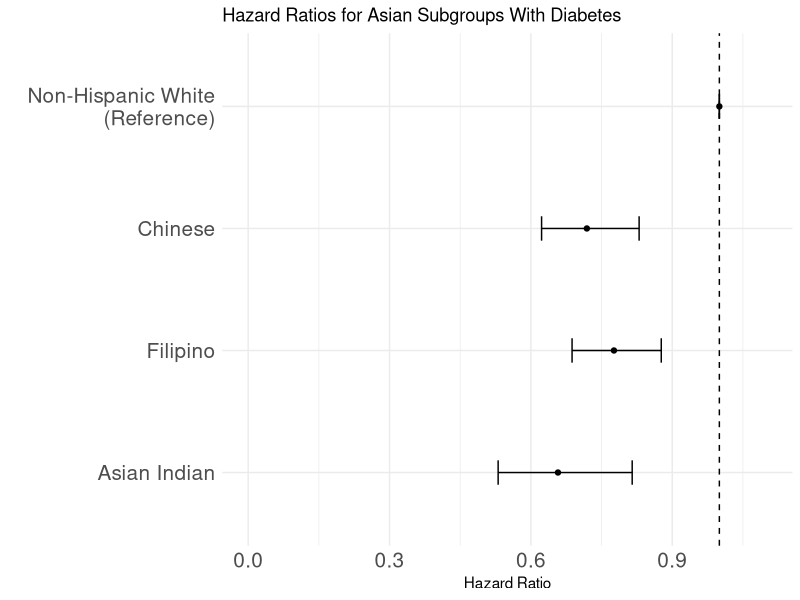
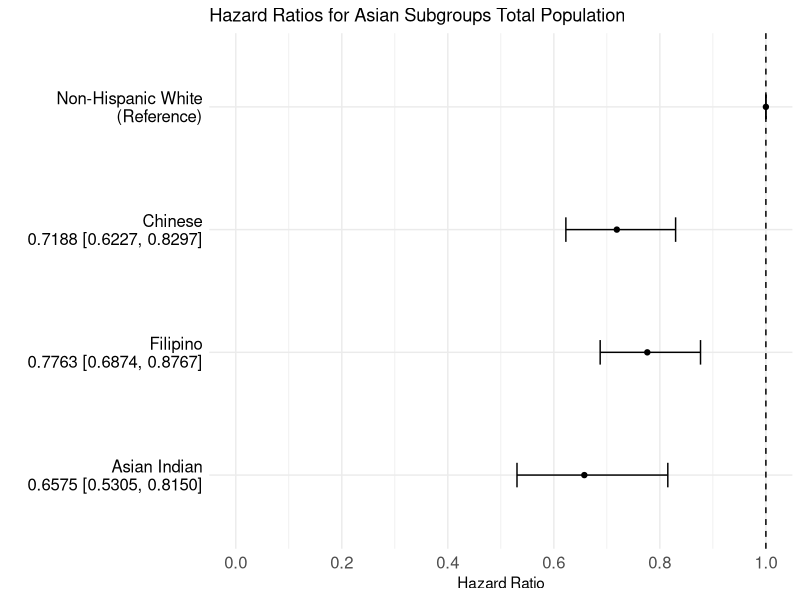
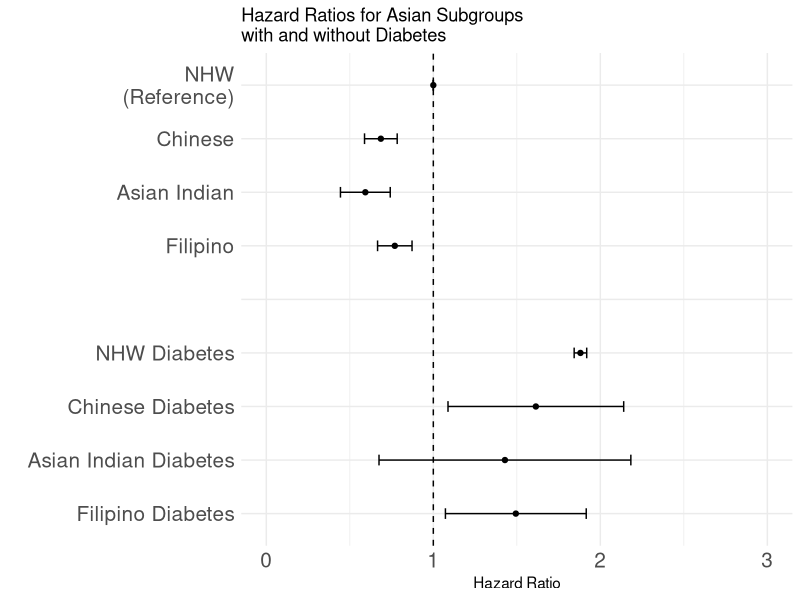
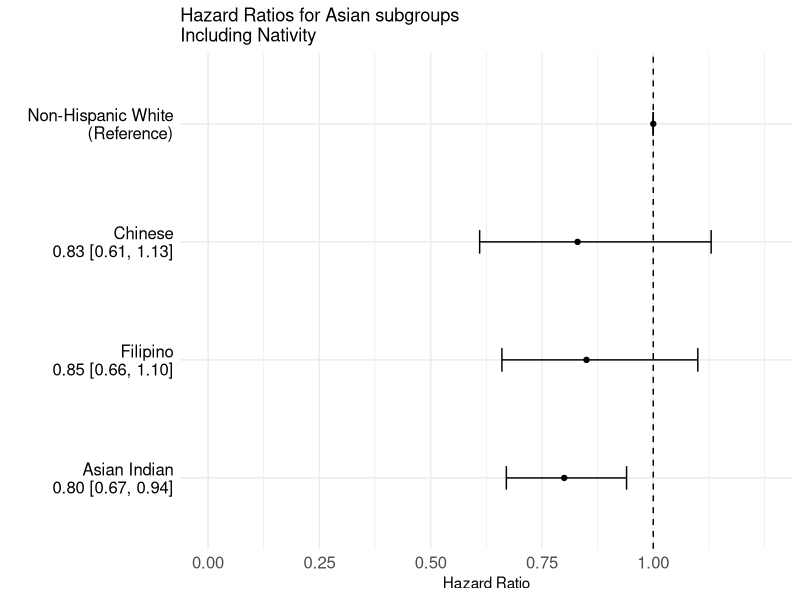
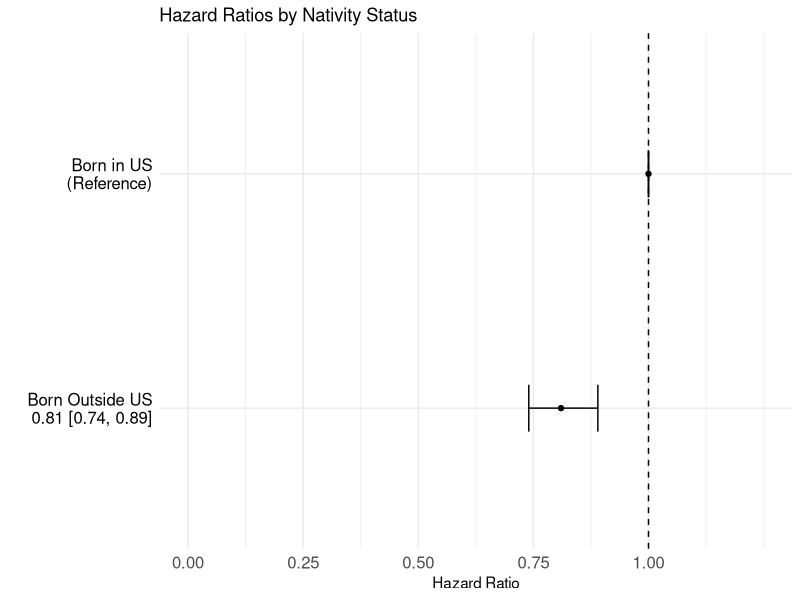
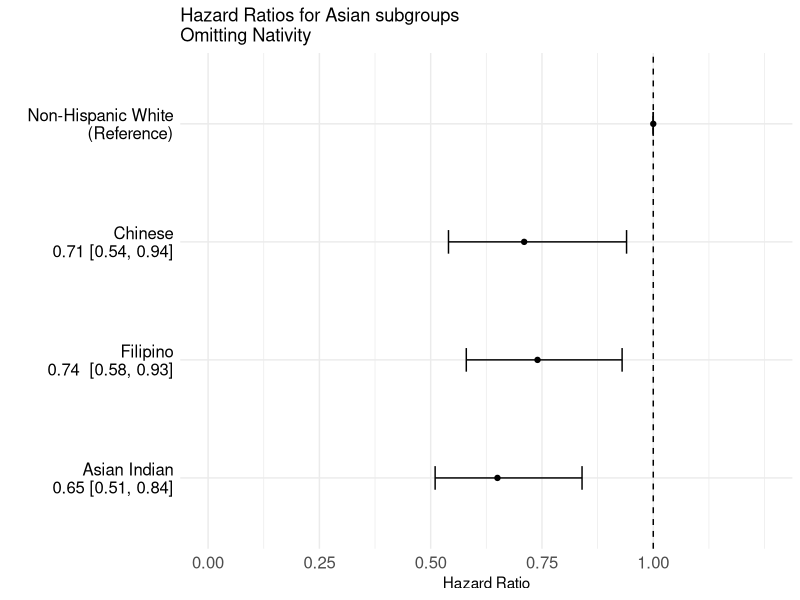
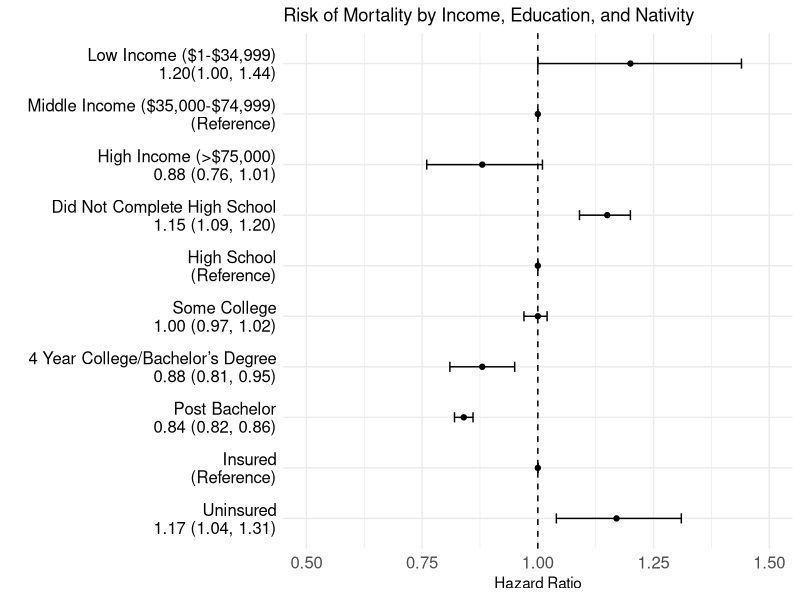

Recreate these plots in R, in order.
## ---- chunk 1
knitr::opts_chunk$set(echo = TRUE)
## ---- chunk 2
library(tidyverse)


## ---- chunk 3

data_forest<-data.frame(
  Variable=c("Non-Hispanic White\n(Reference)", "Chinese", "Filipino", "Asian Indian"),
  Point_Estimate=c(1, 0.7188, 0.7763, 0.6575),
  Lower_Bound=c(1, 0.6227, 0.6874, 0.5305),
  Upper_Bound=c(1,0.8297, 0.8767, 0.8150)
)%>%
  mutate(Variable=factor(Variable, c("Asian Indian", "Filipino", "Chinese","Non-Hispanic White\n(Reference)")))


forest_plot_manual<-data_forest%>%
  ggplot(aes(y=Variable, x=Point_Estimate, xmin=Lower_Bound, xmax=Upper_Bound))+
  geom_point()+
  geom_errorbarh(height=0.2)+
  labs(x="Hazard Ratio", y="", title="Hazard Ratios for Asian Subgroups With Diabetes")+
  #scale_x_log10()+#do I need to make log scale?
  xlim(0,1.1)+
  geom_vline(xintercept=1, lty=2)+
  theme_minimal()+
  theme(axis.text=element_text(size=15))


forest_plot_manual






## ---- chunk 4

data_forest<-data.frame(
  Variable=c("Non-Hispanic White\n(Reference)", "Chinese\n0.7188 [0.6227, 0.8297]", "Filipino\n0.7763 [0.6874, 0.8767]", "Asian Indian\n0.6575 [0.5305, 0.8150]"),
  Point_Estimate=c(1, 0.7188, 0.7763, 0.6575),
  Lower_Bound=c(1, 0.6227, 0.6874, 0.5305),
  Upper_Bound=c(1,0.8297, 0.8767, 0.8150)
)%>%
  mutate(Variable=factor(Variable, c("Asian Indian\n0.6575 [0.5305, 0.8150]", "Filipino\n0.7763 [0.6874, 0.8767]", "Chinese\n0.7188 [0.6227, 0.8297]","Non-Hispanic White\n(Reference)")))


forest_plot_manual<-data_forest%>%
  ggplot(aes(y=Variable, x=Point_Estimate, xmin=Lower_Bound, xmax=Upper_Bound))+
  geom_point()+
  geom_errorbarh(height=0.2)+
  labs(x="Hazard Ratio", y="", title="Hazard Ratios for Asian Subgroups Total Population")+
  #scale_x_log10()+#do I need to make log scale?
  geom_vline(xintercept=1, lty=2)+
  theme_minimal()+
  theme(axis.text=element_text(size=12), axis.text.y=element_text(colour="black"))+
  scale_x_continuous(breaks=seq(0,1,by=0.2), limits=c(0,1))



forest_plot_manual

## ---- chunk 5


data_forest<-data.frame(
  Variable=c("NHW\n (Reference)", "Chinese", "Asian Indian", "Filipino", " ", "NHW Diabetes", "Chinese Diabetes", "Asian Indian Diabetes", "Filipino Diabetes"),
  Point_Estimate=c(1, 0.685862300, 0.592975260, 0.769339826, NA, 1.88086861, 1.6138903, 1.428759235, 1.494021085 ),
  Lower_Bound=c(1, 0.5880577655, 0.443903636,0.6661559135,NA , 1.843315293, 1.087904802, 0.6747849094, 1.072450859),
  Upper_Bound=c(1,0.783666834, 0.7420468847,0.8725237396, NA, 1.918421939 , 2.13987579, 2.182733561, 1.915591312)
)%>%
  mutate(Variable=factor(Variable, c("Filipino Diabetes", "Asian Indian Diabetes","Chinese Diabetes","NHW Diabetes",  " ",  "Filipino", "Asian Indian", "Chinese","NHW\n (Reference)")))


forest_plot_manual<-data_forest%>%
  ggplot(aes(y=Variable, x=Point_Estimate, xmin=Lower_Bound, xmax=Upper_Bound))+
  geom_point()+
  geom_errorbarh(height=0.2)+
  labs(x="Hazard Ratio", y="", title="Hazard Ratios for Asian Subgroups\nwith and without Diabetes")+
  #scale_x_log10()+#do I need to make log scale?
  xlim(0,3)+
  geom_vline(xintercept=1, lty=2)+
  theme_minimal()+
  theme(axis.text=element_text(size=15))


forest_plot_manual

## ---- chunk 6

data_forest<-data.frame(
  Variable=c("Non-Hispanic White\n(Reference)", "Chinese\n0.83 [0.61, 1.13]", "Filipino\n0.85 [0.66, 1.10]", "Asian Indian\n0.80 [0.67, 0.94]"),
  Point_Estimate=c(1, 0.83, 0.85, 0.80),
  Lower_Bound=c(1, 0.61, 0.66, 0.67),
  Upper_Bound=c(1,1.13, 1.10, 0.94)
)%>%
  mutate(Variable=factor(Variable, c("Asian Indian\n0.80 [0.67, 0.94]", "Filipino\n0.85 [0.66, 1.10]", "Chinese\n0.83 [0.61, 1.13]","Non-Hispanic White\n(Reference)")))


forest_plot_manual<-data_forest%>%
  ggplot(aes(y=Variable, x=Point_Estimate, xmin=Lower_Bound, xmax=Upper_Bound))+
  geom_point()+
  geom_errorbarh(height=0.2)+
  labs(x="Hazard Ratio", y="", title="Hazard Ratios for Asian subgroups\nIncluding Nativity")+
  #scale_x_log10()+#do I need to make log scale?
  geom_vline(xintercept=1, lty=2)+
  theme_minimal()+
  theme(axis.text=element_text(size=12), axis.text.y=element_text(colour="black"))+
  scale_x_continuous(breaks=seq(0,1,by=0.25), limits=c(0,1.25))



forest_plot_manual

## ---- chunk 7
data_forest<-data.frame(
  Variable=c("Born in US\n(Reference)", "Born Outside US\n0.81 [0.74, 0.89]"),
  Point_Estimate=c(1, 0.81),
  Lower_Bound=c(1, 0.74),
  Upper_Bound=c(1,0.89)
)%>%
  mutate(Variable=factor(Variable, c("Born Outside US\n0.81 [0.74, 0.89]", "Born in US\n(Reference)")))


forest_plot_manual<-data_forest%>%
  ggplot(aes(y=Variable, x=Point_Estimate, xmin=Lower_Bound, xmax=Upper_Bound))+
  geom_point()+
  geom_errorbarh(height=0.2)+
  labs(x="Hazard Ratio", y="", title="Hazard Ratios by Nativity Status")+
  #scale_x_log10()+#do I need to make log scale?
  geom_vline(xintercept=1, lty=2)+
  theme_minimal()+
  theme(axis.text=element_text(size=12), axis.text.y=element_text(colour="black"))+
  scale_x_continuous(breaks=seq(0,1,by=0.25), limits=c(0,1.25))



forest_plot_manual

## ---- chunk 8

data_forest<-data.frame(
  Variable=c("Non-Hispanic White\n(Reference)", "Chinese\n0.71 [0.54, 0.94]", "Filipino\n0.74  [0.58, 0.93]", "Asian Indian\n0.65 [0.51, 0.84]"),
  Point_Estimate=c(1, 0.71, 0.74, 0.65),
  Lower_Bound=c(1, 0.54, 0.58, 0.51),
  Upper_Bound=c(1,0.94, 0.93, 0.84)
)%>%
  mutate(Variable=factor(Variable, c("Asian Indian\n0.65 [0.51, 0.84]", "Filipino\n0.74  [0.58, 0.93]", "Chinese\n0.71 [0.54, 0.94]","Non-Hispanic White\n(Reference)")))


forest_plot_manual<-data_forest%>%
  ggplot(aes(y=Variable, x=Point_Estimate, xmin=Lower_Bound, xmax=Upper_Bound))+
  geom_point()+
  geom_errorbarh(height=0.2)+
  labs(x="Hazard Ratio", y="", title="Hazard Ratios for Asian subgroups\nOmitting Nativity")+
  #scale_x_log10()+#do I need to make log scale?
  geom_vline(xintercept=1, lty=2)+
  theme_minimal()+
  theme(axis.text=element_text(size=12), axis.text.y=element_text(colour="black"))+
  scale_x_continuous(breaks=seq(0,1,by=0.25), limits=c(0,1.25))



forest_plot_manual

## ---- chunk 9

data_forest<-data.frame(
  Variable=c("Low Income ($1-$34,999)\n1.20(1.00, 1.44)", "Middle Income ($35,000-$74,999)\n(Reference)", "High Income (>$75,000)\n0.88 (0.76, 1.01)", "Did Not Complete High School\n1.15 (1.09, 1.20)", "High School\n(Reference)", "Some College\n1.00 (0.97, 1.02)", "4 Year College/Bachelor’s Degree\n0.88 (0.81, 0.95)", "Post Bachelor\n0.84 (0.82, 0.86)", "Insured\n(Reference)", "Uninsured\n1.17 (1.04, 1.31)"),
  Point_Estimate=c(1.20, 1, 0.88, 1.15, 1, 1.00, 0.88, 0.84, 1, 1.17),
  Lower_Bound=c(1.00,1.00, 0.76, 1.09, 1, 0.97, 0.81, 0.82, 1, 1.04),
  Upper_Bound=c(1.44,1.00, 1.01, 1.20, 1, 1.02, 0.95, 0.86, 1, 1.31)
)%>%
  mutate(Variable=factor(Variable, c("Uninsured\n1.17 (1.04, 1.31)", "Insured\n(Reference)", "Post Bachelor\n0.84 (0.82, 0.86)",  "4 Year College/Bachelor’s Degree\n0.88 (0.81, 0.95)","Some College\n1.00 (0.97, 1.02)", "High School\n(Reference)", "Did Not Complete High School\n1.15 (1.09, 1.20)",  "High Income (>$75,000)\n0.88 (0.76, 1.01)", "Middle Income ($35,000-$74,999)\n(Reference)","Low Income ($1-$34,999)\n1.20(1.00, 1.44)")))


forest_plot_manual<-data_forest%>%
  ggplot(aes(y=Variable, x=Point_Estimate, xmin=Lower_Bound, xmax=Upper_Bound))+
  geom_point()+
  geom_errorbarh(height=0.2)+
  labs(x="Hazard Ratio", y="", title="Risk of Mortality by Income, Education, and Nativity")+
  #scale_x_log10()+#do I need to make log scale?
  geom_vline(xintercept=1, lty=2)+
  theme_minimal()+
  theme(axis.text=element_text(size=12), axis.text.y=element_text(colour="black"))+
  scale_x_continuous(breaks=seq(0,1.5,by=0.25), limits=c(0.5,1.5))



forest_plot_manual

